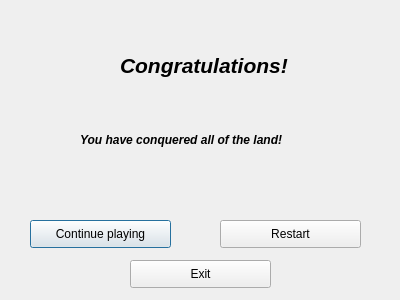
<?xml version="1.0" encoding="UTF-8"?>
<ui version="4.0">
 <class>WinWindow</class>
 <widget class="QDialog" name="WinWindow">
  <property name="geometry">
   <rect>
    <x>0</x>
    <y>0</y>
    <width>400</width>
    <height>300</height>
   </rect>
  </property>
  <property name="windowTitle">
   <string>Dialog</string>
  </property>
  <widget class="QPushButton" name="pushButton">
   <property name="geometry">
    <rect>
     <x>30</x>
     <y>220</y>
     <width>141</width>
     <height>28</height>
    </rect>
   </property>
   <property name="text">
    <string>Continue playing</string>
   </property>
  </widget>
  <widget class="QPushButton" name="pushButton_2">
   <property name="geometry">
    <rect>
     <x>130</x>
     <y>260</y>
     <width>141</width>
     <height>28</height>
    </rect>
   </property>
   <property name="text">
    <string>Exit</string>
   </property>
  </widget>
  <widget class="QLabel" name="label">
   <property name="geometry">
    <rect>
     <x>120</x>
     <y>50</y>
     <width>331</width>
     <height>31</height>
    </rect>
   </property>
   <property name="font">
    <font>
     <pointsize>16</pointsize>
     <weight>75</weight>
     <italic>true</italic>
     <bold>true</bold>
    </font>
   </property>
   <property name="text">
    <string>Congratulations!</string>
   </property>
  </widget>
  <widget class="QLabel" name="label_2">
   <property name="geometry">
    <rect>
     <x>80</x>
     <y>130</y>
     <width>241</width>
     <height>20</height>
    </rect>
   </property>
   <property name="font">
    <font>
     <weight>75</weight>
     <italic>true</italic>
     <bold>true</bold>
    </font>
   </property>
   <property name="text">
    <string>You have conquered all of the land!</string>
   </property>
  </widget>
  <widget class="QPushButton" name="pushButton_3">
   <property name="geometry">
    <rect>
     <x>220</x>
     <y>220</y>
     <width>141</width>
     <height>28</height>
    </rect>
   </property>
   <property name="text">
    <string>Restart</string>
   </property>
  </widget>
 </widget>
 <resources/>
 <connections/>
</ui>
